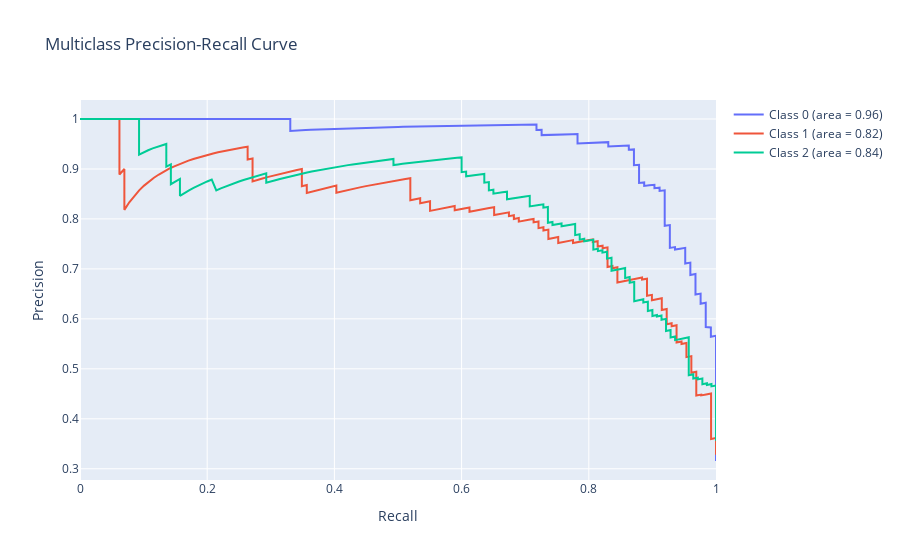

Source (notebook cell):
### Code cell
# Compute Precision-Recall and plot for each class
precision = dict()
recall = dict()
average_precision = dict()
for i in range(n_classes):
    precision[i], recall[i], _ = precision_recall_curve(y_test_bin[:, i], y_score[:, i])
    average_precision[i] = average_precision_score(y_test_bin[:, i], y_score[:, i])

fig = go.Figure()
for i in range(n_classes):
    fig.add_trace(go.Scatter(x=recall[i], y=precision[i], mode='lines', name=f'Class {i} (area = {average_precision[i]:0.2f})'))

fig.update_layout(title='Multiclass Precision-Recall Curve', xaxis_title='Recall', yaxis_title='Precision')
fig.show()

### Figure 1 — Plotly figure (JSON) as saved in the notebook; plotly's stock layout.template omitted (floating-point values rounded to 4 significant figures; data arrays with more than 128 entries replaced by an {"elided": "..."} marker saying what was removed)
{"data": [{"mode": "lines", "name": "Class 0 (area = 0.96)", "type": "scatter", "x": {"elided": "384 float values"}, "y": {"elided": "384 float values"}}, {"mode": "lines", "name": "Class 1 (area = 0.82)", "type": "scatter", "x": {"elided": "384 float values"}, "y": {"elided": "384 float values"}}, {"mode": "lines", "name": "Class 2 (area = 0.84)", "type": "scatter", "x": {"elided": "384 float values"}, "y": {"elided": "384 float values"}}], "layout": {"title": {"text": "Multiclass Precision-Recall Curve"}, "xaxis": {"title": {"text": "Recall"}}, "yaxis": {"title": {"text": "Precision"}}}}
